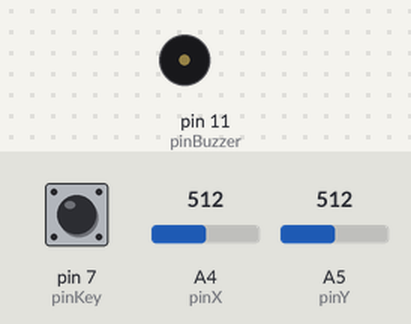
Simulated run of this sketch. Board: Arduino Uno, built with avr-gcc and run on an emulated ATmega328P. Shown: buzzer (waves = sounding). Inputs (shaded band) come from the test bench; at power-on: pin 7 (pinKey) LOW, A4 (pinX) = 512, A5 (pinY) = 512.

Above: at 1.2 s.
1.3 s: pin 7 (pinKey) pulled HIGH for 0.15 s
At 1.37 s:
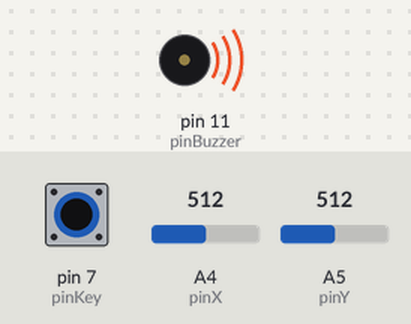
2.9 s: pin 7 (pinKey) pulled HIGH for 3.2 s
At 6.5 s:
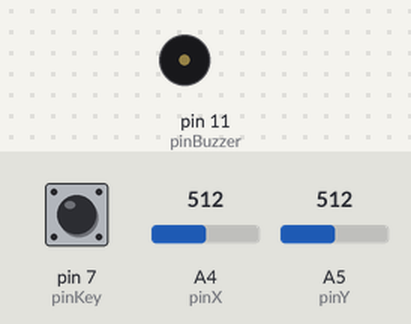
Timing chart, 0 to 8.0 s (numbered marks = the images above; inputs shaded):
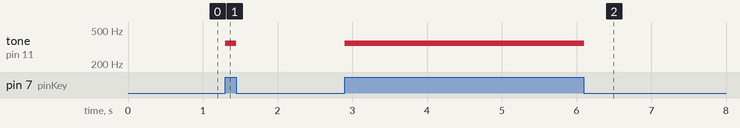

The sketch:

arduino-musical-joystick-buzzer.ino
```cpp
const int pinBuzzer = 11;
const int scaleLength = 6;

// this is Cmaj, starting at C1
const int frequencies[] = {33, 37, 41, 44, 49, 55, 62};
const int baseOctave = 2;
const int maxOctaves = 4;

const int pinKey = 7;

const int pinX = A4;
const int pinY = A5;

int noteInterval;
int scaleInterval;

void setup() {
  Serial.begin(9600);

  pinMode(pinX, INPUT);
  pinMode(pinY, INPUT);
  pinMode(pinKey, INPUT);

  pinMode(pinBuzzer, OUTPUT);

  noteInterval = 1024 / scaleLength;
  scaleInterval = 1024 / maxOctaves;
}

void loop() {
  int valueX = analogRead(pinX);
  int valueY = analogRead(pinY);

  int note = valueX / noteInterval;
  int scale = (baseOctave - 1) + valueY / scaleInterval;
  int frequency = frequencies[note] * pow(2, scale);

  if (digitalRead(pinKey) == HIGH) {
    tone(pinBuzzer, frequency);
  } else {
    noTone(pinBuzzer);
  }
}
```

Measured:
- after the input at 1.3 s, tone on pin 11 (pinBuzzer): silent → 352 Hz at once, → silent 0.15 s later
- after the input at 2.9 s, tone on pin 11 (pinBuzzer): silent → 352 Hz at once, → silent 3.2 s later
